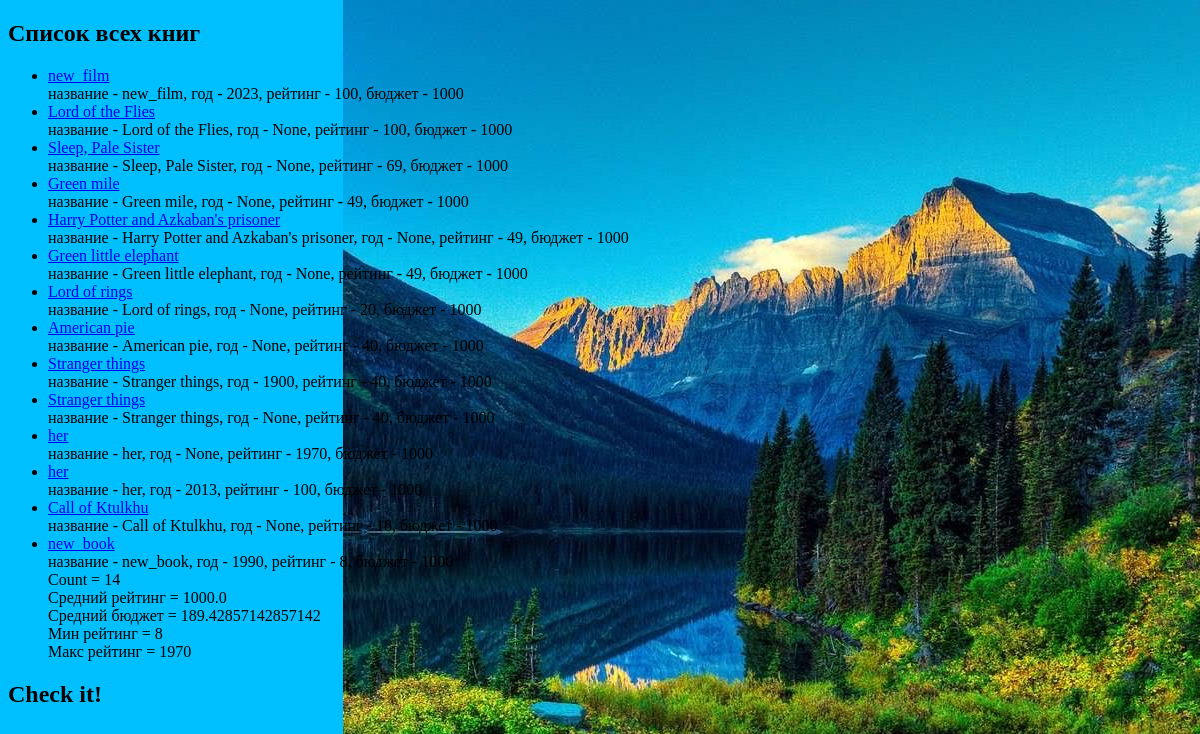
The page / on the database its author committed.
### book_app/models.py (models this page shows, shortened)
class Book(models.Model):
    EUR = 'EUR'
    USD = 'USD'
    RUB = 'RUB'
    CURRENCY_CHOICES = [
        (EUR, 'Euro'),
        (USD, 'Dollars'),
        (RUB, 'Rubles'),
    ]
    title = models.CharField(max_length=70)
    rating = models.IntegerField()
    year = models.IntegerField(null=True,
                               blank=True)  # blank means we can save empty values, Null means we can save 0-value
    budjet = models.IntegerField(default=1000)
    currency = models.CharField(max_length=3, choices=CURRENCY_CHOICES, default='RUB')
    author = models.CharField(max_length=100, null=True)
    genre = models.CharField(max_length=20, blank=True, null=True)
    is_best_selling = models.CharField(max_length=100, default='NO')
    slug = models.SlugField(default='', null=False)  # запретили хранить Null
    writer = models.ForeignKey(Writer, on_delete=models.PROTECT,
                               null=True)  # создаем внешний ключ, связь один ко многим, один писатель, много книг
    publisher_house = models.ForeignKey(PublisherHouse, on_delete=models.CASCADE, null=True, blank=True)
    characters = models.ManyToManyField(Character)#многие ко многим, прописано в шаблоне one_book. список персонажей, прописанных в админке, для конкретной книги
    def save(self, *args, **kwargs):
        self.slug = slugify(self.title)  # превращаем значение строки title в slug
        super(Book, self).save(*args, **kwargs)
    def get_url(self):  # выносим создание ссылки из шаблона в models с помощью функции reverce
        return reverse('book-detail', args=[self.slug])

### book_app/views.py (the view)
# urls.py: path("", book_views.show_all_books),
def show_all_books(request):
    books = Book.objects.annotate(
        str_field=Value(True),
        int_field=Value(True),
    )
    agg = books.aggregate(Avg('budjet'), Max('rating'), Min('rating'), Avg('rating'))
    context = {'books': books, 'budjet_avg': agg['budjet__avg'], 'rating_avg': agg['rating__avg'],
               'rating_min': agg['rating__min'], 'rating_max': agg['rating__max'], 'total': books.count()}
    return render(request, 'book_app/all_books.html', context=context)

### book_app/templates/book_app/all_books.html (shortened to what this page needs)
{% extends 'book_app/base.html' %}
{% block Content %}
<h2>Список всех книг</h2>
<ul>
    {% for book in books %}
    <li><a href="{{ book.get_url }}">{{book.title}}</a></li>
    название - {{ book.title }},
    год - {{ book.year }},
    рейтинг - {{ book.rating }},
    бюджет - {{ book.budjet }}
    {% endfor %}
    <br>
    <span>Count = {{total}}</span>
    <br>
    <span>Средний рейтинг = {{budjet_avg}}</span>
    <br>
    <span>Средний бюджет = {{rating_avg}}</span>
    <br>
    <span>Мин рейтинг = {{rating_min}}</span>
    <br>
    <span>Макс рейтинг = {{rating_max}}</span>
</ul>
{% endblock Content %}

### book_app/templates/book_app/base.html (shortened to what this page needs)
<!DOCTYPE html>
<html lang="en">
{% load static %}
<head>
</head>
<body>
{% block Content %}{% endblock %}
<h2>Check it!</h2>
</body>
</html>

### book_app/templates/book_app/base.html (style rules this page uses)
body { background-image: url('/static/book_app/images/NischV-iXN4.jpg'); background-repeat: no-repeat; background-color: #00BFFF; height: 600px; background-position: right top; background-attachment: fixed;  }

### rows shown on the page
Book: title "new_film", year "2023", rating "100", budjet "1000"
Book: title "Lord of the Flies", year "None", rating "100", budjet "1000"
Book: title "Sleep, Pale Sister", year "None", rating "69", budjet "1000"
Book: title "Green mile", year "None", rating "49", budjet "1000"
Book: title "Harry Potter and Azkaban's prisoner", year "None", rating "49", budjet "1000"
Book: title "Green little elephant", year "None", rating "49", budjet "1000"
Book: title "Lord of rings", year "None", rating "20", budjet "1000"
Book: title "American pie", year "None", rating "40", budjet "1000"
Book: title "Stranger things", year "1900", rating "40", budjet "1000"
Book: title "Stranger things", year "None", rating "40", budjet "1000"
Book: title "her", year "None", rating "1970", budjet "1000"
Book: title "her", year "2013", rating "100", budjet "1000"
Book: title "Call of Ktulkhu", year "None", rating "18", budjet "1000"
Book: title "new_book", year "1990", rating "8", budjet "1000"

### other values the page prints
{{ total }} "14"
{{ budjet_avg }} "1000.0"
{{ rating_avg }} "189.42857142857142"
{{ rating_min }} "8"
{{ rating_max }} "1970"
